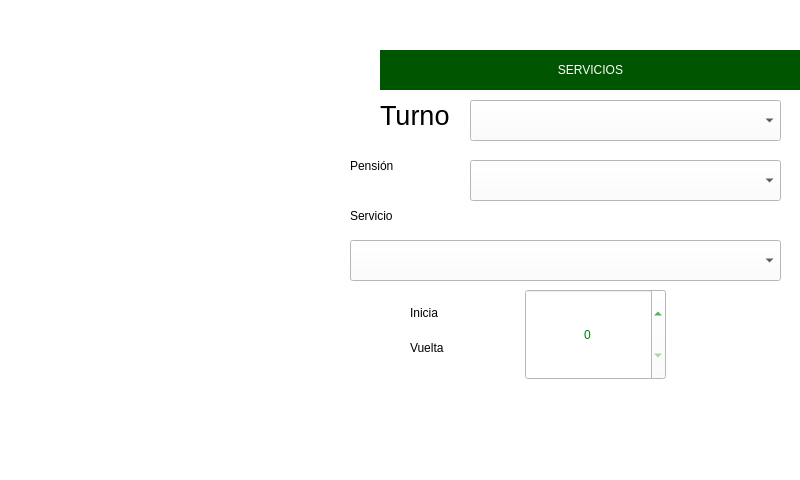
<?xml version="1.0" encoding="UTF-8"?>
<ui version="4.0">
 <class>Form</class>
 <widget class="QWidget" name="Form">
  <property name="geometry">
   <rect>
    <x>0</x>
    <y>0</y>
    <width>800</width>
    <height>480</height>
   </rect>
  </property>
  <property name="minimumSize">
   <size>
    <width>800</width>
    <height>480</height>
   </size>
  </property>
  <property name="maximumSize">
   <size>
    <width>800</width>
    <height>480</height>
   </size>
  </property>
  <property name="acceptDrops">
   <bool>false</bool>
  </property>
  <property name="windowTitle">
   <string>Form</string>
  </property>
  <property name="styleSheet">
   <string notr="true">background-color: #fff</string>
  </property>
  <widget class="QLabel" name="label">
   <property name="geometry">
    <rect>
     <x>10</x>
     <y>0</y>
     <width>791</width>
     <height>481</height>
    </rect>
   </property>
   <property name="text">
    <string/>
   </property>
   <property name="pixmap">
    <pixmap>../Imagenes/Servicios.jpg</pixmap>
   </property>
  </widget>
  <widget class="QLabel" name="label_4">
   <property name="geometry">
    <rect>
     <x>410</x>
     <y>327</y>
     <width>111</width>
     <height>41</height>
    </rect>
   </property>
   <property name="styleSheet">
    <string notr="true">font: 75 20pt &quot;Arial&quot;;</string>
   </property>
   <property name="text">
    <string>Vuelta</string>
   </property>
  </widget>
  <widget class="QLabel" name="label_9">
   <property name="geometry">
    <rect>
     <x>350</x>
     <y>190</y>
     <width>101</width>
     <height>51</height>
    </rect>
   </property>
   <property name="styleSheet">
    <string notr="true">font: 75 20pt &quot;Arial&quot;;</string>
   </property>
   <property name="text">
    <string>Servicio</string>
   </property>
  </widget>
  <widget class="QLabel" name="label_ok">
   <property name="geometry">
    <rect>
     <x>420</x>
     <y>400</y>
     <width>61</width>
     <height>61</height>
    </rect>
   </property>
   <property name="text">
    <string/>
   </property>
   <property name="pixmap">
    <pixmap>../Imagenes/ok.png</pixmap>
   </property>
   <property name="scaledContents">
    <bool>true</bool>
   </property>
  </widget>
  <widget class="QLabel" name="label_10">
   <property name="geometry">
    <rect>
     <x>380</x>
     <y>50</y>
     <width>421</width>
     <height>40</height>
    </rect>
   </property>
   <property name="styleSheet">
    <string notr="true">font: 75 30pt &quot;Arial&quot;;
color: #fff;
background-color: #005500;</string>
   </property>
   <property name="text">
    <string>SERVICIOS</string>
   </property>
   <property name="alignment">
    <set>Qt::AlignCenter</set>
   </property>
  </widget>
  <widget class="QLabel" name="label_3">
   <property name="geometry">
    <rect>
     <x>410</x>
     <y>287</y>
     <width>101</width>
     <height>51</height>
    </rect>
   </property>
   <property name="styleSheet">
    <string notr="true">font: 75 20pt &quot;Arial&quot;;</string>
   </property>
   <property name="text">
    <string>Inicia</string>
   </property>
  </widget>
  <widget class="QComboBox" name="comboBox_turno">
   <property name="geometry">
    <rect>
     <x>470</x>
     <y>100</y>
     <width>311</width>
     <height>41</height>
    </rect>
   </property>
   <property name="palette">
    <palette>
     <active>
      <colorrole role="Button">
       <brush brushstyle="SolidPattern">
        <color alpha="255">
         <red>255</red>
         <green>255</green>
         <blue>255</blue>
        </color>
       </brush>
      </colorrole>
      <colorrole role="Base">
       <brush brushstyle="SolidPattern">
        <color alpha="255">
         <red>255</red>
         <green>255</green>
         <blue>255</blue>
        </color>
       </brush>
      </colorrole>
      <colorrole role="Window">
       <brush brushstyle="SolidPattern">
        <color alpha="255">
         <red>255</red>
         <green>255</green>
         <blue>255</blue>
        </color>
       </brush>
      </colorrole>
      <colorrole role="Shadow">
       <brush brushstyle="SolidPattern">
        <color alpha="255">
         <red>0</red>
         <green>0</green>
         <blue>0</blue>
        </color>
       </brush>
      </colorrole>
      <colorrole role="Highlight">
       <brush brushstyle="SolidPattern">
        <color alpha="255">
         <red>128</red>
         <green>128</green>
         <blue>128</blue>
        </color>
       </brush>
      </colorrole>
     </active>
     <inactive>
      <colorrole role="Button">
       <brush brushstyle="SolidPattern">
        <color alpha="255">
         <red>255</red>
         <green>255</green>
         <blue>255</blue>
        </color>
       </brush>
      </colorrole>
      <colorrole role="Base">
       <brush brushstyle="SolidPattern">
        <color alpha="255">
         <red>255</red>
         <green>255</green>
         <blue>255</blue>
        </color>
       </brush>
      </colorrole>
      <colorrole role="Window">
       <brush brushstyle="SolidPattern">
        <color alpha="255">
         <red>255</red>
         <green>255</green>
         <blue>255</blue>
        </color>
       </brush>
      </colorrole>
      <colorrole role="Shadow">
       <brush brushstyle="SolidPattern">
        <color alpha="255">
         <red>0</red>
         <green>0</green>
         <blue>0</blue>
        </color>
       </brush>
      </colorrole>
      <colorrole role="Highlight">
       <brush brushstyle="SolidPattern">
        <color alpha="255">
         <red>128</red>
         <green>128</green>
         <blue>128</blue>
        </color>
       </brush>
      </colorrole>
     </inactive>
     <disabled>
      <colorrole role="Button">
       <brush brushstyle="SolidPattern">
        <color alpha="255">
         <red>255</red>
         <green>255</green>
         <blue>255</blue>
        </color>
       </brush>
      </colorrole>
      <colorrole role="Base">
       <brush brushstyle="SolidPattern">
        <color alpha="255">
         <red>255</red>
         <green>255</green>
         <blue>255</blue>
        </color>
       </brush>
      </colorrole>
      <colorrole role="Window">
       <brush brushstyle="SolidPattern">
        <color alpha="255">
         <red>255</red>
         <green>255</green>
         <blue>255</blue>
        </color>
       </brush>
      </colorrole>
      <colorrole role="Shadow">
       <brush brushstyle="SolidPattern">
        <color alpha="255">
         <red>0</red>
         <green>0</green>
         <blue>0</blue>
        </color>
       </brush>
      </colorrole>
      <colorrole role="Highlight">
       <brush brushstyle="SolidPattern">
        <color alpha="255">
         <red>128</red>
         <green>128</green>
         <blue>128</blue>
        </color>
       </brush>
      </colorrole>
     </disabled>
    </palette>
   </property>
   <property name="styleSheet">
    <string notr="true">selection-background-color: gray;
font: 87 48pt &quot;Arial Black&quot;;</string>
   </property>
   <property name="modelColumn">
    <number>0</number>
   </property>
  </widget>
  <widget class="QLabel" name="label_cancel">
   <property name="geometry">
    <rect>
     <x>700</x>
     <y>400</y>
     <width>61</width>
     <height>61</height>
    </rect>
   </property>
   <property name="text">
    <string/>
   </property>
   <property name="pixmap">
    <pixmap>../Imagenes/no.png</pixmap>
   </property>
   <property name="scaledContents">
    <bool>true</bool>
   </property>
  </widget>
  <widget class="QLabel" name="label_6">
   <property name="geometry">
    <rect>
     <x>80</x>
     <y>132</y>
     <width>221</width>
     <height>211</height>
    </rect>
   </property>
   <property name="text">
    <string/>
   </property>
   <property name="pixmap">
    <pixmap>../Imagenes/generico.jpg</pixmap>
   </property>
  </widget>
  <widget class="QComboBox" name="comboBox_servicio">
   <property name="geometry">
    <rect>
     <x>350</x>
     <y>240</y>
     <width>431</width>
     <height>41</height>
    </rect>
   </property>
   <property name="styleSheet">
    <string notr="true">selection-background-color: gray;
font: 87 48pt &quot;Arial Black&quot;;</string>
   </property>
  </widget>
  <widget class="QLabel" name="label_11">
   <property name="geometry">
    <rect>
     <x>380</x>
     <y>90</y>
     <width>81</width>
     <height>51</height>
    </rect>
   </property>
   <property name="font">
    <font>
     <family>Arial</family>
     <pointsize>20</pointsize>
     <weight>9</weight>
     <italic>false</italic>
     <bold>false</bold>
    </font>
   </property>
   <property name="styleSheet">
    <string notr="true">font: 75 20pt &quot;Arial&quot;;</string>
   </property>
   <property name="text">
    <string>Turno</string>
   </property>
  </widget>
  <widget class="QSpinBox" name="spinBox_vuelta">
   <property name="geometry">
    <rect>
     <x>525</x>
     <y>289</y>
     <width>141</width>
     <height>91</height>
    </rect>
   </property>
   <property name="styleSheet">
    <string notr="true">color: green;
font: 75 60pt &quot;Arial&quot;;
text-align: center;</string>
   </property>
   <property name="alignment">
    <set>Qt::AlignCenter</set>
   </property>
  </widget>
  <widget class="QLabel" name="label_12">
   <property name="geometry">
    <rect>
     <x>350</x>
     <y>140</y>
     <width>101</width>
     <height>51</height>
    </rect>
   </property>
   <property name="styleSheet">
    <string notr="true">font: 75 20pt &quot;Arial&quot;;</string>
   </property>
   <property name="text">
    <string>Pensión</string>
   </property>
  </widget>
  <widget class="QComboBox" name="comboBox_pension">
   <property name="geometry">
    <rect>
     <x>470</x>
     <y>160</y>
     <width>311</width>
     <height>41</height>
    </rect>
   </property>
   <property name="palette">
    <palette>
     <active>
      <colorrole role="Button">
       <brush brushstyle="SolidPattern">
        <color alpha="255">
         <red>255</red>
         <green>255</green>
         <blue>255</blue>
        </color>
       </brush>
      </colorrole>
      <colorrole role="Base">
       <brush brushstyle="SolidPattern">
        <color alpha="255">
         <red>255</red>
         <green>255</green>
         <blue>255</blue>
        </color>
       </brush>
      </colorrole>
      <colorrole role="Window">
       <brush brushstyle="SolidPattern">
        <color alpha="255">
         <red>255</red>
         <green>255</green>
         <blue>255</blue>
        </color>
       </brush>
      </colorrole>
      <colorrole role="Shadow">
       <brush brushstyle="SolidPattern">
        <color alpha="255">
         <red>0</red>
         <green>0</green>
         <blue>0</blue>
        </color>
       </brush>
      </colorrole>
      <colorrole role="Highlight">
       <brush brushstyle="SolidPattern">
        <color alpha="255">
         <red>128</red>
         <green>128</green>
         <blue>128</blue>
        </color>
       </brush>
      </colorrole>
     </active>
     <inactive>
      <colorrole role="Button">
       <brush brushstyle="SolidPattern">
        <color alpha="255">
         <red>255</red>
         <green>255</green>
         <blue>255</blue>
        </color>
       </brush>
      </colorrole>
      <colorrole role="Base">
       <brush brushstyle="SolidPattern">
        <color alpha="255">
         <red>255</red>
         <green>255</green>
         <blue>255</blue>
        </color>
       </brush>
      </colorrole>
      <colorrole role="Window">
       <brush brushstyle="SolidPattern">
        <color alpha="255">
         <red>255</red>
         <green>255</green>
         <blue>255</blue>
        </color>
       </brush>
      </colorrole>
      <colorrole role="Shadow">
       <brush brushstyle="SolidPattern">
        <color alpha="255">
         <red>0</red>
         <green>0</green>
         <blue>0</blue>
        </color>
       </brush>
      </colorrole>
      <colorrole role="Highlight">
       <brush brushstyle="SolidPattern">
        <color alpha="255">
         <red>128</red>
         <green>128</green>
         <blue>128</blue>
        </color>
       </brush>
      </colorrole>
     </inactive>
     <disabled>
      <colorrole role="Button">
       <brush brushstyle="SolidPattern">
        <color alpha="255">
         <red>255</red>
         <green>255</green>
         <blue>255</blue>
        </color>
       </brush>
      </colorrole>
      <colorrole role="Base">
       <brush brushstyle="SolidPattern">
        <color alpha="255">
         <red>255</red>
         <green>255</green>
         <blue>255</blue>
        </color>
       </brush>
      </colorrole>
      <colorrole role="Window">
       <brush brushstyle="SolidPattern">
        <color alpha="255">
         <red>255</red>
         <green>255</green>
         <blue>255</blue>
        </color>
       </brush>
      </colorrole>
      <colorrole role="Shadow">
       <brush brushstyle="SolidPattern">
        <color alpha="255">
         <red>0</red>
         <green>0</green>
         <blue>0</blue>
        </color>
       </brush>
      </colorrole>
      <colorrole role="Highlight">
       <brush brushstyle="SolidPattern">
        <color alpha="255">
         <red>128</red>
         <green>128</green>
         <blue>128</blue>
        </color>
       </brush>
      </colorrole>
     </disabled>
    </palette>
   </property>
   <property name="styleSheet">
    <string notr="true">selection-background-color: gray;
font: 87 48pt &quot;Arial Black&quot;;</string>
   </property>
   <property name="modelColumn">
    <number>0</number>
   </property>
  </widget>
 </widget>
 <resources/>
 <connections/>
</ui>
